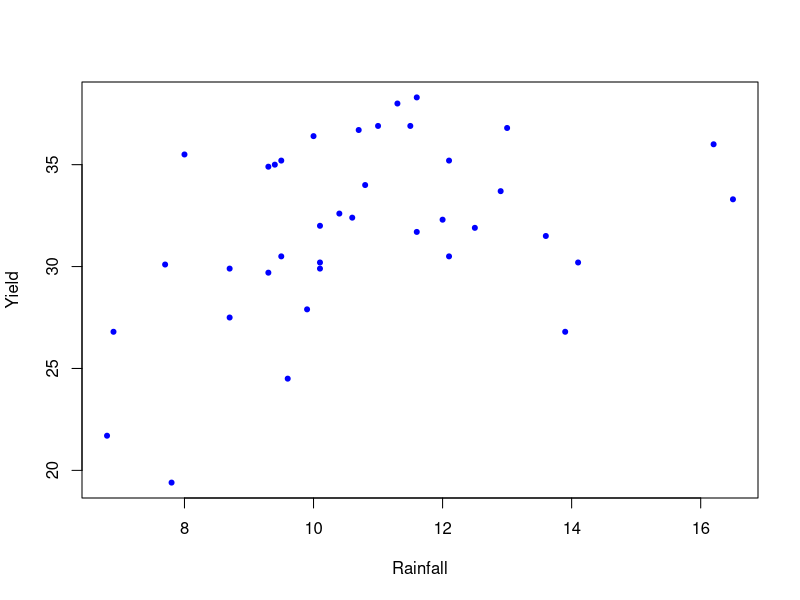
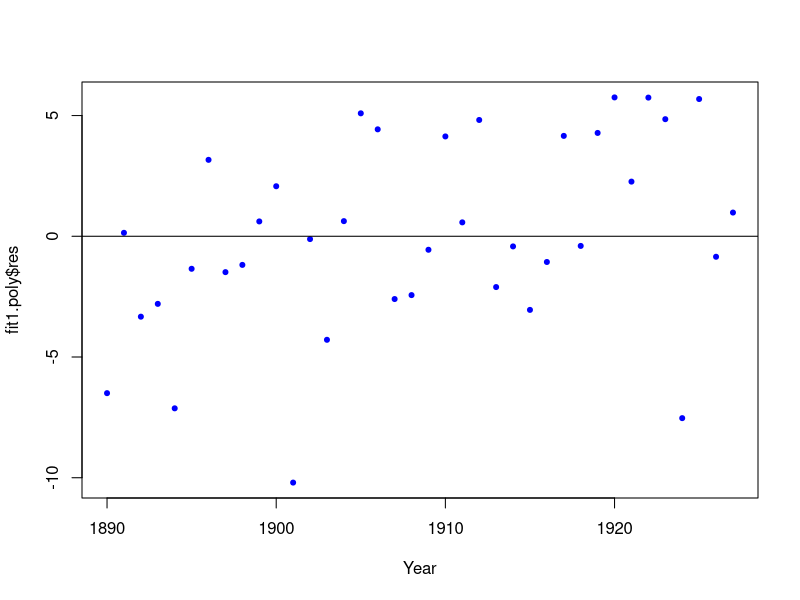

Recreate these plots in R, in order.
HW4Dat <- read.csv("ex0915.csv",stringsAsFactors=TRUE)
attach(HW4Dat)
plot(Rainfall,Yield, pch=20, col="blue")
cor(Rainfall,Yield)
fit1.poly <- lm(Yield ~ poly(Rainfall,1,raw=TRUE))
fit2.poly <- lm(Yield ~ poly(Rainfall,2,raw=TRUE))
fit3.poly <- lm(Yield ~ poly(Rainfall,3,raw=TRUE))
summary(fit1.poly)$coef
summary(fit1.poly)$r.squared
summary(fit1.poly)$adj.r.squared
summary(fit2.poly)$coef
summary(fit2.poly)$r.squared
summary(fit2.poly)$adj.r.squared
summary(fit3.poly)$coef
summary(fit3.poly)$r.squared
summary(fit3.poly)$adj.r.squared
anova(fit1.poly,fit2.poly)
anova(fit2.poly)
anova(fit3.poly)
anova(fit2.poly,fit3.poly)
sigma(fit3.poly)^2
34*sigma(fit3.poly)^2
sigma(fit2.poly)^2
35*sigma(fit2.poly)^2
35*sigma(fit2.poly)^2-34*sigma(fit3.poly)^2
(35*sigma(fit2.poly)^2-34*sigma(fit3.poly)^2/1)/sigma(fit3.poly)^2
pf((35*sigma(fit2.poly)^2-34*sigma(fit3.poly)^2/1)/sigma(fit3.poly)^2,1,34,lower.tail=FALSE)
plot(Year,fit1.poly$res, pch=20, col="blue")
abline(h=0) # Add the horizontal line at 0
pf(0.427977589,2,16,lower.tail=FALSE)
